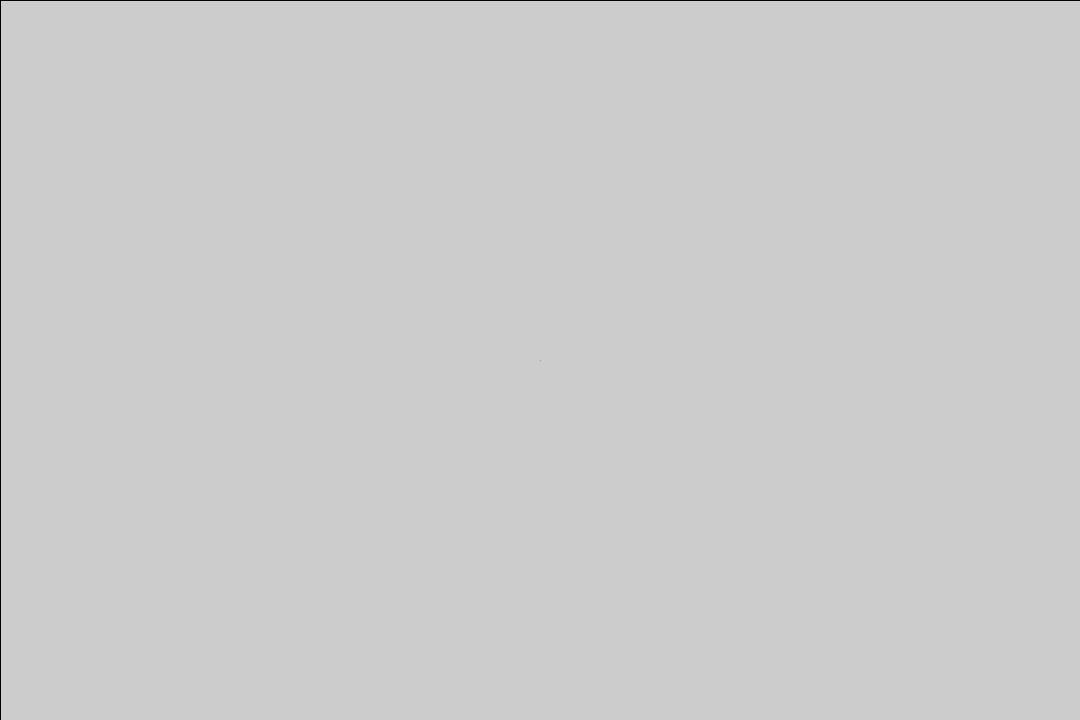
Frame 1 (no input)
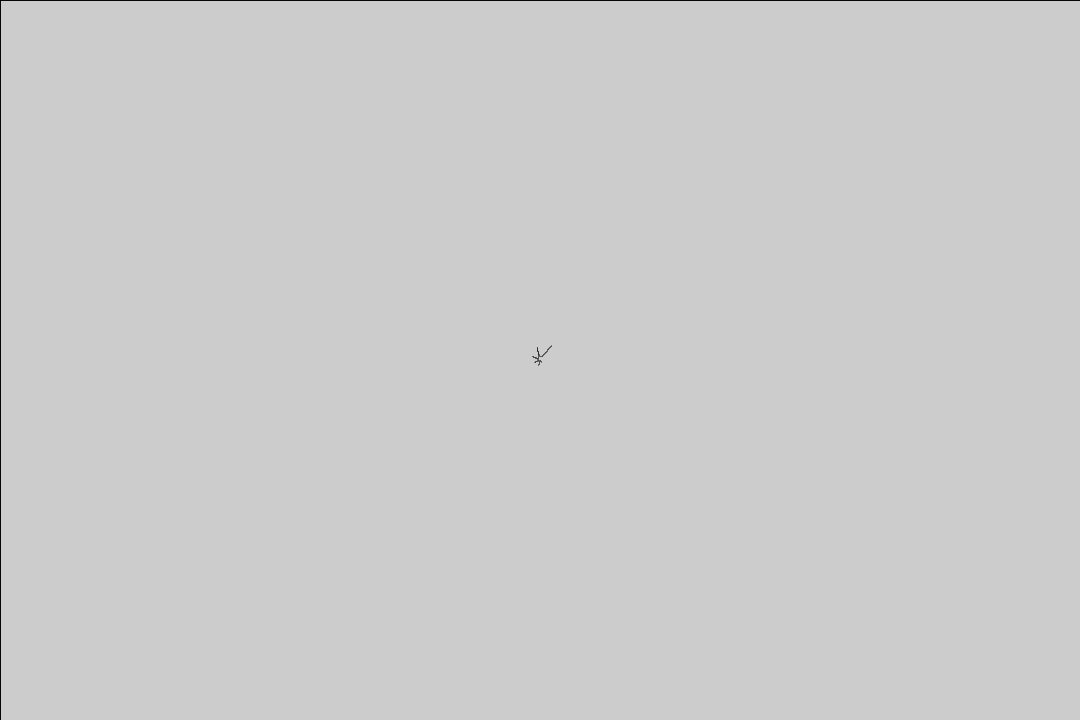
Frame 60 (the mouse pressed at the canvas centre just before this capture)
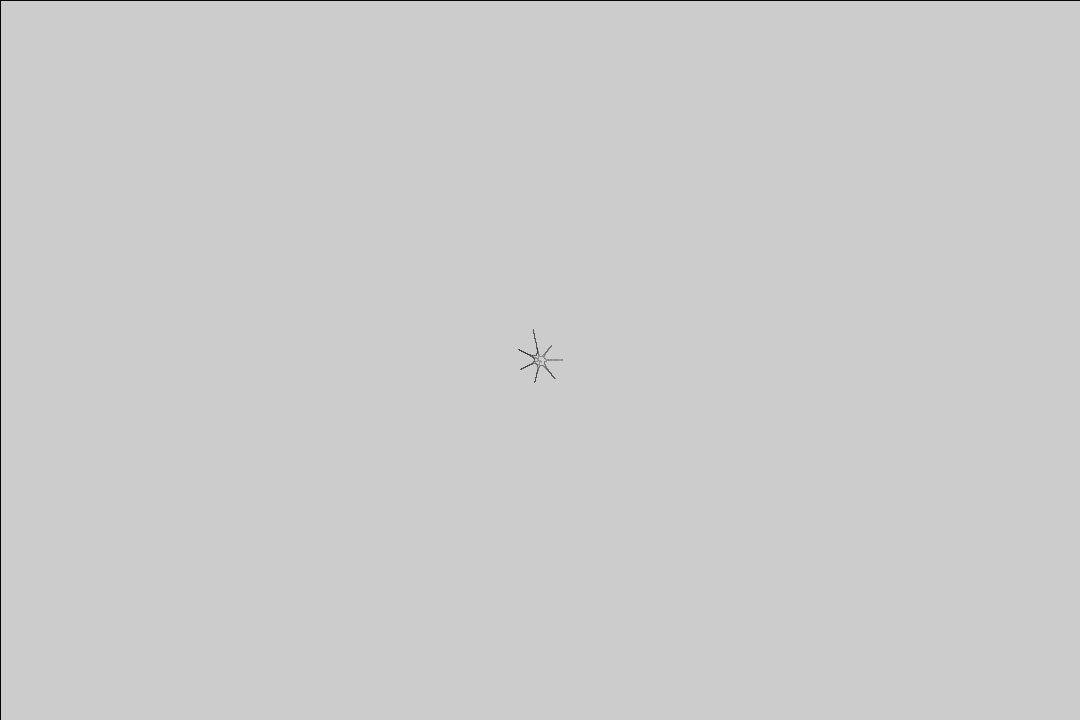
Frame 120 (the mouse held since frame 60 and released just before this capture)

The Processing sketch that drew these frames (run headless with seeded random() and noise(); from frame 60 on, the mouse is pressed at the canvas centre):

// Processing sketch: BezierAnimation2
// ── BezierAnimation2.pde
PVector[] points = {new PVector(0.0, 0.0, 0.0), new PVector(0.6294293999671936, 0.7892796993255615, 0.0), new PVector(-0.38169065117836, 1.6722959280014038, 0.0), new PVector(-1.9889508485794067, 0.9578285217285156, 0.0), new PVector(-2.65193510055542, -1.2771034240722656, 0.0), new PVector(-0.9542266130447388, -4.180739879608154, 0.0), new PVector(3.776573657989502, -4.735679626464844, 0.0), new PVector(7.539822578430176, -1.7976337858272018e-06, 0.0), new PVector(5.035435199737549, 6.314237594604492, 0.0), new PVector(-1.717611312866211, 7.525330066680908, 0.0), new PVector(-6.629836082458496, 3.1927616596221924, 0.0), new PVector(-7.292819499969482, -3.512037515640259, 0.0), new PVector(-2.2901484966278076, -10.033774375915527, 0.0), new PVector(8.18258285522461, -10.260636329650879, 0.0), new PVector(15.079645156860352, 3.5952675716544036e-06, 0.0), new PVector(9.441457748413086, 11.839181900024414, 0.0), new PVector(-3.053513288497925, 13.37837028503418, 0.0), new PVector(-11.270718574523926, 5.427700042724609, 0.0), new PVector(-11.93370532989502, -5.746971130371094, 0.0), new PVector(-3.6260826587677, -15.88680648803711, 0.0), new PVector(12.588571548461914, -15.785606384277344, 0.0), new PVector(22.61946678161621, -1.617870293557644e-05, 0.0), new PVector(13.847456932067871, 17.364147186279297, 0.0), new PVector(-4.389442443847656, 19.231401443481445, 0.0), new PVector(-15.911595344543457, 7.6626505851745605, 0.0), new PVector(-16.57460594177246, -7.98187255859375, 0.0), new PVector(-4.962007522583008, -21.739839553833008, 0.0), new PVector(16.994571685791016, -21.31056785583496, 0.0), new PVector(30.159290313720703, -2.1571606339421123e-05, 0.0), new PVector(18.253509521484375, 22.889068603515625, 0.0), new PVector(-5.725313663482666, 25.084447860717773, 0.0), new PVector(-20.55247688293457, 9.897589683532715, 0.0), new PVector(-21.215496063232422, -10.216796875, 0.0), new PVector(-6.297882080078125, -27.592884063720703, 0.0), new PVector(21.40052032470703, -26.8355712890625, 0.0), new PVector(37.69911193847656, -9.886985935736448e-05, 0.0), new PVector(22.659420013427734, 28.41410255432129, 0.0), new PVector(-7.061220169067383, 30.93748664855957, 0.0), new PVector(-25.193359375, 12.132530212402344, 0.0), new PVector(-25.856359481811523, -12.451769828796387, 0.0), new PVector(-7.633796691894531, -33.445919036865234, 0.0), new PVector(25.80663299560547, -32.360443115234375, 0.0), new PVector(45.23893356323242, 5.3929012210574e-05, 0.0), new PVector(27.06541633605957, 33.93906784057617, 0.0), new PVector(-8.397266387939453, 36.79049301147461, 0.0), new PVector(-29.83429718017578, 14.367356300354004, 0.0), new PVector(-30.49724578857422, -14.6867036819458, 0.0), new PVector(-8.969861030578613, -39.298919677734375, 0.0), new PVector(30.212499618530273, -37.8855094909668, 0.0), new PVector(52.77875518798828, -0.00013841778854839504, 0.0), new PVector(31.471567153930664, 39.46390914916992, 0.0), new PVector(-9.733033180236816, 42.64356231689453, 0.0), new PVector(-34.475120544433594, 16.60240936279297, 0.0), new PVector(-35.13813018798828, -16.9216365814209, 0.0), new PVector(-10.305624961853027, -45.15199279785156, 0.0), new PVector(34.618656158447266, -43.41035079956055, 0.0), new PVector(60.318580627441406, 7.190534961409867e-05, 0.0), new PVector(35.877410888671875, 44.98899459838867, 0.0), new PVector(-11.068939208984375, 48.49660110473633, 0.0), new PVector(-39.116004943847656, 18.83734893798828, 0.0), new PVector(-39.77901840209961, -19.156570434570312, 0.0), new PVector(-11.641539573669434, -51.00502395629883, 0.0), new PVector(39.02466583251953, -48.935302734375, 0.0), new PVector(67.8583984375, 8.08935146778822e-05, 0.0), new PVector(40.283409118652344, 50.51395797729492, 0.0), new PVector(-12.405052185058594, 54.34959411621094, 0.0), new PVector(-43.7569694519043, 21.07212257385254, 0.0), new PVector(-44.41990280151367, -21.391502380371094, 0.0), new PVector(-12.977887153625488, -56.85796356201172, 0.0), new PVector(43.43027114868164, -54.460594177246094, 0.0), new PVector(75.39822387695312, -0.0004853611171711236, 0.0), new PVector(44.6898307800293, 56.03858184814453, 0.0), new PVector(-13.740981101989746, 60.2026252746582, 0.0), new PVector(-48.397857666015625, 23.307044982910156, 0.0), new PVector(-49.06096649169922, -23.626062393188477, 0.0), new PVector(-14.313846588134766, -62.71099090576172, 0.0), new PVector(47.836238861083984, -59.98557662963867, 0.0), new PVector(82.93804931640625, -0.0005338972550816834, 0.0), new PVector(49.09587478637695, 61.563514709472656, 0.0), new PVector(-15.07640266418457, 66.05577850341797, 0.0), new PVector(-53.03855514526367, 25.54237174987793, 0.0), new PVector(-53.7016716003418, -25.86136817932129, 0.0), new PVector(-15.649282455444336, -68.56413269042969, 0.0), new PVector(52.242698669433594, -65.51016235351562, 0.0), new PVector(90.47786712646484, 0.000107858024421148, 0.0), new PVector(53.50140380859375, 67.08885192871094, 0.0), new PVector(-16.412837982177734, 71.90869140625, 0.0), new PVector(-57.67963790893555, 27.776887893676758, 0.0), new PVector(-58.34255599975586, -28.09630012512207, 0.0), new PVector(-16.985197067260742, -74.41716766357422, 0.0), new PVector(56.648712158203125, -71.03512573242188, 0.0), new PVector(98.01769256591797, 0.00011684619676088914, 0.0), new PVector(57.90740203857422, 72.61381530761719, 0.0), new PVector(-17.74876594543457, 77.76171875, 0.0), new PVector(-62.3203010559082, 30.012285232543945, 0.0), new PVector(-62.983680725097656, -30.33075714111328, 0.0), new PVector(-18.32172393798828, -80.27007293701172, 0.0), new PVector(61.05414581298828, -76.56053924560547, 0.0), new PVector(105.55751037597656, -0.0006795055232942104, 0.0), new PVector(62.313987731933594, 78.13829803466797, 0.0)};

PVector[] lpoints = {new PVector(0.0, 0.0, 0.0), new PVector(0.0, 0.0, 0.0), new PVector(0.0, 0.0, 0.0), new PVector(0.0, 0.0, 0.0), new PVector(0.0, 0.0, 0.0), new PVector(0.0, 0.0, 0.0), new PVector(0.0, 0.0, 0.0), new PVector(0.0, 0.0, 0.0), new PVector(0.0, 0.0, 0.0), new PVector(0.0, 0.0, 0.0), new PVector(0.0, 0.0, 0.0), new PVector(0.0, 0.0, 0.0), new PVector(0.0, 0.0, 0.0), new PVector(0.0, 0.0, 0.0), new PVector(0.0, 0.0, 0.0), new PVector(0.0, 0.0, 0.0), new PVector(0.0, 0.0, 0.0), new PVector(0.0, 0.0, 0.0), new PVector(0.0, 0.0, 0.0), new PVector(0.0, 0.0, 0.0), new PVector(0.0, 0.0, 0.0), new PVector(0.0, 0.0, 0.0), new PVector(0.0, 0.0, 0.0), new PVector(0.0, 0.0, 0.0), new PVector(0.0, 0.0, 0.0), new PVector(0.0, 0.0, 0.0), new PVector(0.0, 0.0, 0.0), new PVector(0.0, 0.0, 0.0), new PVector(0.0, 0.0, 0.0), new PVector(0.0, 0.0, 0.0), new PVector(0.0, 0.0, 0.0), new PVector(0.0, 0.0, 0.0), new PVector(0.0, 0.0, 0.0), new PVector(0.0, 0.0, 0.0), new PVector(0.0, 0.0, 0.0), new PVector(0.0, 0.0, 0.0), new PVector(0.0, 0.0, 0.0), new PVector(0.0, 0.0, 0.0), new PVector(0.0, 0.0, 0.0), new PVector(0.0, 0.0, 0.0), new PVector(0.0, 0.0, 0.0), new PVector(0.0, 0.0, 0.0), new PVector(0.0, 0.0, 0.0), new PVector(0.0, 0.0, 0.0), new PVector(0.0, 0.0, 0.0), new PVector(0.0, 0.0, 0.0), new PVector(0.0, 0.0, 0.0), new PVector(0.0, 0.0, 0.0), new PVector(0.0, 0.0, 0.0), new PVector(0.0, 0.0, 0.0), new PVector(0.0, 0.0, 0.0), new PVector(0.0, 0.0, 0.0), new PVector(0.0, 0.0, 0.0), new PVector(0.0, 0.0, 0.0), new PVector(0.0, 0.0, 0.0), new PVector(0.0, 0.0, 0.0), new PVector(0.0, 0.0, 0.0), new PVector(0.0, 0.0, 0.0), new PVector(0.0, 0.0, 0.0), new PVector(0.0, 0.0, 0.0), new PVector(0.0, 0.0, 0.0), new PVector(0.0, 0.0, 0.0), new PVector(0.0, 0.0, 0.0), new PVector(0.0, 0.0, 0.0), new PVector(0.0, 0.0, 0.0), new PVector(0.0, 0.0, 0.0), new PVector(0.0, 0.0, 0.0), new PVector(0.0, 0.0, 0.0), new PVector(0.0, 0.0, 0.0), new PVector(0.0, 0.0, 0.0), new PVector(0.0, 0.0, 0.0), new PVector(0.0, 0.0, 0.0), new PVector(0.0, 0.0, 0.0), new PVector(0.0, 0.0, 0.0), new PVector(0.0, 0.0, 0.0), new PVector(0.0, 0.0, 0.0), new PVector(0.0, 0.0, 0.0), new PVector(0.0, 0.0, 0.0), new PVector(0.0, 0.0, 0.0), new PVector(0.0, 0.0, 0.0), new PVector(0.0, 0.0, 0.0), new PVector(0.0, 0.0, 0.0), new PVector(0.0, 0.0, 0.0), new PVector(0.0, 0.0, 0.0), new PVector(0.0, 0.0, 0.0), new PVector(0.0, 0.0, 0.0), new PVector(0.0, 0.0, 0.0), new PVector(0.0, 0.0, 0.0), new PVector(0.0, 0.0, 0.0), new PVector(0.0, 0.0, 0.0), new PVector(0.0, 0.0, 0.0), new PVector(0.0, 0.0, 0.0), new PVector(0.0, 0.0, 0.0), new PVector(0.0, 0.0, 0.0), new PVector(0.0, 0.0, 0.0), new PVector(0.0, 0.0, 0.0), new PVector(0.0, 0.0, 0.0), new PVector(0.0, 0.0, 0.0), new PVector(0.0, 0.0, 0.0), new PVector(0.0, 0.0, 0.0)};

PVector[] rpoints = {new PVector(0.0, 0.0, 0.0), new PVector(0.0, 0.0, 0.0), new PVector(0.0, 0.0, 0.0), new PVector(0.0, 0.0, 0.0), new PVector(0.0, 0.0, 0.0), new PVector(0.0, 0.0, 0.0), new PVector(0.0, 0.0, 0.0), new PVector(0.0, 0.0, 0.0), new PVector(0.0, 0.0, 0.0), new PVector(0.0, 0.0, 0.0), new PVector(0.0, 0.0, 0.0), new PVector(0.0, 0.0, 0.0), new PVector(0.0, 0.0, 0.0), new PVector(0.0, 0.0, 0.0), new PVector(0.0, 0.0, 0.0), new PVector(0.0, 0.0, 0.0), new PVector(0.0, 0.0, 0.0), new PVector(0.0, 0.0, 0.0), new PVector(0.0, 0.0, 0.0), new PVector(0.0, 0.0, 0.0), new PVector(0.0, 0.0, 0.0), new PVector(0.0, 0.0, 0.0), new PVector(0.0, 0.0, 0.0), new PVector(0.0, 0.0, 0.0), new PVector(0.0, 0.0, 0.0), new PVector(0.0, 0.0, 0.0), new PVector(0.0, 0.0, 0.0), new PVector(0.0, 0.0, 0.0), new PVector(0.0, 0.0, 0.0), new PVector(0.0, 0.0, 0.0), new PVector(0.0, 0.0, 0.0), new PVector(0.0, 0.0, 0.0), new PVector(0.0, 0.0, 0.0), new PVector(0.0, 0.0, 0.0), new PVector(0.0, 0.0, 0.0), new PVector(0.0, 0.0, 0.0), new PVector(0.0, 0.0, 0.0), new PVector(0.0, 0.0, 0.0), new PVector(0.0, 0.0, 0.0), new PVector(0.0, 0.0, 0.0), new PVector(0.0, 0.0, 0.0), new PVector(0.0, 0.0, 0.0), new PVector(0.0, 0.0, 0.0), new PVector(0.0, 0.0, 0.0), new PVector(0.0, 0.0, 0.0), new PVector(0.0, 0.0, 0.0), new PVector(0.0, 0.0, 0.0), new PVector(0.0, 0.0, 0.0), new PVector(0.0, 0.0, 0.0), new PVector(0.0, 0.0, 0.0), new PVector(0.0, 0.0, 0.0), new PVector(0.0, 0.0, 0.0), new PVector(0.0, 0.0, 0.0), new PVector(0.0, 0.0, 0.0), new PVector(0.0, 0.0, 0.0), new PVector(0.0, 0.0, 0.0), new PVector(0.0, 0.0, 0.0), new PVector(0.0, 0.0, 0.0), new PVector(0.0, 0.0, 0.0), new PVector(0.0, 0.0, 0.0), new PVector(0.0, 0.0, 0.0), new PVector(0.0, 0.0, 0.0), new PVector(0.0, 0.0, 0.0), new PVector(0.0, 0.0, 0.0), new PVector(0.0, 0.0, 0.0), new PVector(0.0, 0.0, 0.0), new PVector(0.0, 0.0, 0.0), new PVector(0.0, 0.0, 0.0), new PVector(0.0, 0.0, 0.0), new PVector(0.0, 0.0, 0.0), new PVector(0.0, 0.0, 0.0), new PVector(0.0, 0.0, 0.0), new PVector(0.0, 0.0, 0.0), new PVector(0.0, 0.0, 0.0), new PVector(0.0, 0.0, 0.0), new PVector(0.0, 0.0, 0.0), new PVector(0.0, 0.0, 0.0), new PVector(0.0, 0.0, 0.0), new PVector(0.0, 0.0, 0.0), new PVector(0.0, 0.0, 0.0), new PVector(0.0, 0.0, 0.0), new PVector(0.0, 0.0, 0.0), new PVector(0.0, 0.0, 0.0), new PVector(0.0, 0.0, 0.0), new PVector(0.0, 0.0, 0.0), new PVector(0.0, 0.0, 0.0), new PVector(0.0, 0.0, 0.0), new PVector(0.0, 0.0, 0.0), new PVector(0.0, 0.0, 0.0), new PVector(0.0, 0.0, 0.0), new PVector(0.0, 0.0, 0.0), new PVector(0.0, 0.0, 0.0), new PVector(0.0, 0.0, 0.0), new PVector(0.0, 0.0, 0.0), new PVector(0.0, 0.0, 0.0), new PVector(0.0, 0.0, 0.0), new PVector(0.0, 0.0, 0.0), new PVector(0.0, 0.0, 0.0), new PVector(0.0, 0.0, 0.0), new PVector(0.0, 0.0, 0.0)};

void CubicBezier(float t, PVector P1, PVector P2, PVector P3, PVector P4, PVector out){
  float c1 = pow((1-t),3);
  float c2 = 3.0*pow((1-t),2)*t;
  float c3 = 3.0*(1-t)*t*t;
  float c4 = t*t*t;
  PVector nP1 = PVector.mult(P1, c1);
  PVector nP2 = PVector.mult(P2, c2);
  PVector nP3 = PVector.mult(P3, c3);
  PVector nP4 = PVector.mult(P4, c4);
  nP1 = PVector.add(nP1,nP2);
  nP1 = PVector.add(nP1, nP3);
  nP1 = PVector.add(nP1, nP4);
  out.x = nP1.x;
  out.y = nP1.y;
}

float tstep = .0001;  //should be 0<tstep< 1
int curvelen = 1000;//in point steps;
boolean showTrack = false;

ArrayList<PVector> curvepoints = new ArrayList<PVector>();
void setup(){
  size(1080,720);
  int steps = (int)(1/tstep);
  for(int i = 1; i < points.length; i++){
    int j = (i-1)%points.length;
    PVector P1 = points[j];
    PVector P4 = points[i];
    PVector P3 = lpoints[i];
    PVector P2 = rpoints[j]; 
   
    
    float pstep = 0.0;
    for (int k = 0; k < steps; k++){
      PVector out = new PVector(0.0,0.0,0.0);
      CubicBezier(pstep, P1, P2, P3, P4, out);
      curvepoints.add(out);
      pstep += tstep;
    }
  }
  PVector P1 = points[points.length-1];
  PVector P4 = points[0];
  PVector P3 = lpoints[0];
  PVector P2 = rpoints[points.length-1];
  float pstep = 0.0;
  for (int k = 0; k < steps; k++){
    PVector out = new PVector(0.0,0.0,0.0);
    CubicBezier(pstep, P1, P2, P3, P4, out);
    curvepoints.add(out);
    pstep += tstep;
  }
  println(curvepoints.size());
  
}
int astep = 0;
void draw(){
  fill(255,2);
  rect(0,0, 1920,1080);
  if (astep > (curvepoints.size()-curvelen-1)){
    astep = 0;
    println("hit");
  }
  translate(1080.0/2.0, 720.0/2.0);
  scale(3.0);
  strokeWeight(.01);
  stroke(120,40);
  noFill();
  if (showTrack){
    beginShape();
    vertex(points[0].x,points[0].y);
    for(int i = 1; i < points.length; i++){
      int j = (i-1)%points.length;
      i = i % points.length;
      float x1 = points[i].x;
      float y1 = points[i].y;
      float x2 = lpoints[i].x;
      float y2 = lpoints[i].y;
      float x3 = rpoints[j].x;
      float y3 = rpoints[j].y;
      float x4 = points[j].x;
      float y4 = points[j].y;
      bezierVertex(x3, y3, x2, y2, x1, y1);
      //bezier(x1, y1, x2, y2, x3, y3, x4, y4);
    }
    endShape();
    PVector lp1 = points[points.length-1];
    PVector lp2 = points[0];
    PVector lpc1 = lpoints[0];
    PVector lpc2 = rpoints[points.length-1];
    bezier(lp2.x,lp2.y, lpc1.x, lpc1.y, lpc2.x, lpc2.y, lp1.x, lp1.y);
  }
  int astepi = astep;
  stroke(0);
  strokeWeight(.2);
  beginShape();
  int k = 0;
  while(k < (curvelen)){
    curveVertex(curvepoints.get(astepi).x, curvepoints.get(astepi).y);
    astepi += 1;
    k += 1;
  }
  endShape();

  astep += 1000;

}
